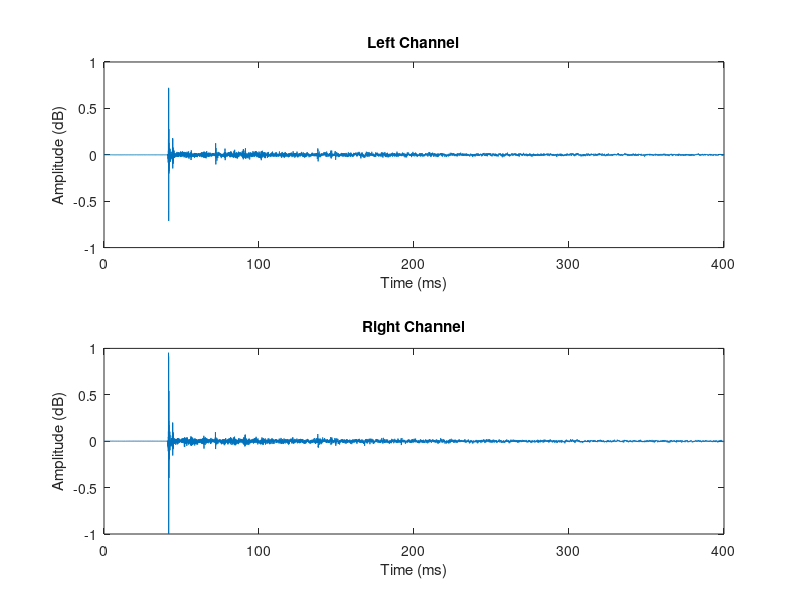

Reproduce this figure in MATLAB. (Note: this script raises an error after producing the figure.)
%Aufgabe 1 - Teil 1             *******************************************
%Fs = Sample rate = 48000

load('Tonhalle.mat');

%Calculate:
length = 400 * 10^-3;           %400 ms 

sampleNumber = length * Fs;

y=HRIR(1:sampleNumber, 1:2);    %get samples of left an right channel into matrix
yLeft = y(1:end, 1);
yRight = y(1:end, 2);
t= (1:sampleNumber) * (1/Fs);
t = t(1:end)*10^3;              %scale to milliseconds

%Plot:
figure %left channel
subplot(2,1,1),
%plot(t,y);
plot(t,yLeft);

%Label left channel:
title('Left Channel');
xlabel('Time (ms)'); 
ylabel('Amplitude (dB)');

%figure %right channel
subplot(2,1,2),

plot(t,yRight);

%Label right channel:
title('Right Channel');
xlabel('Time (ms)'); 
ylabel('Amplitude (dB)');




%Aufgabe 1 - Teil 2         ***********************************************

castanetesHRIR = audioread('27 Single Instrument Castanets 44.1 kHz.wav');
castanetesFs = 44100;

tCastanetes= (1: size(castanetesHRIR)) * (1/castanetesFs);

cast_left = castanetesHRIR(1:end, 1);
cast_right = castanetesHRIR(1:end, 2);

%plot raw data
figure 
subplot(2,1,1),
plot(tCastanetes, cast_left);
xlabel('Time (s)'); 
ylabel('Amplitude (dB)');
title('Castanetes 44.1kHz - Left Channel');

subplot(2,1,2),
plot(tCastanetes, cast_right);
xlabel('Time (s)'); 
ylabel('Amplitude (dB)');
title('Castanetes 44.1kHz - Right Channel');

%Resample:
[P,Q] = rat(48000/castanetesFs);
castanetes_48kHz = resample(castanetesHRIR,P,Q);

left48Raw = castanetes_48kHz(1:end, 1);
right48Raw = castanetes_48kHz(1:end, 2);

%Fold Tohalle with left castanetes
folded_left = conv(left48Raw, HRIR(1:end, 1));
folded_right = conv(left48Raw, HRIR(1:end, 2));

foldedCastanetes = [folded_left, folded_right];
folded_44100 = resample(foldedCastanetes, Q, P);

%Calculate time vector
t_folded = (1: size(folded_44100(:,1))) * (1/44100);

figure
subplot(2,1,1),
xlabel('Time (s)'); 
plot(t_folded, folded_44100(:,1));
ylabel('Amplitude (dB)');
title('Left Tonalle Channel folded with left Castanets Channel - 44.1 kHz');

subplot(2,1,2),
plot(t_folded, folded_44100(:,2));
xlabel('Time (s)'); 
ylabel('Amplitude (dB)');
title('Right Tonalle Channel folded with left Castanets Channel - 44.1 kHz');


    
